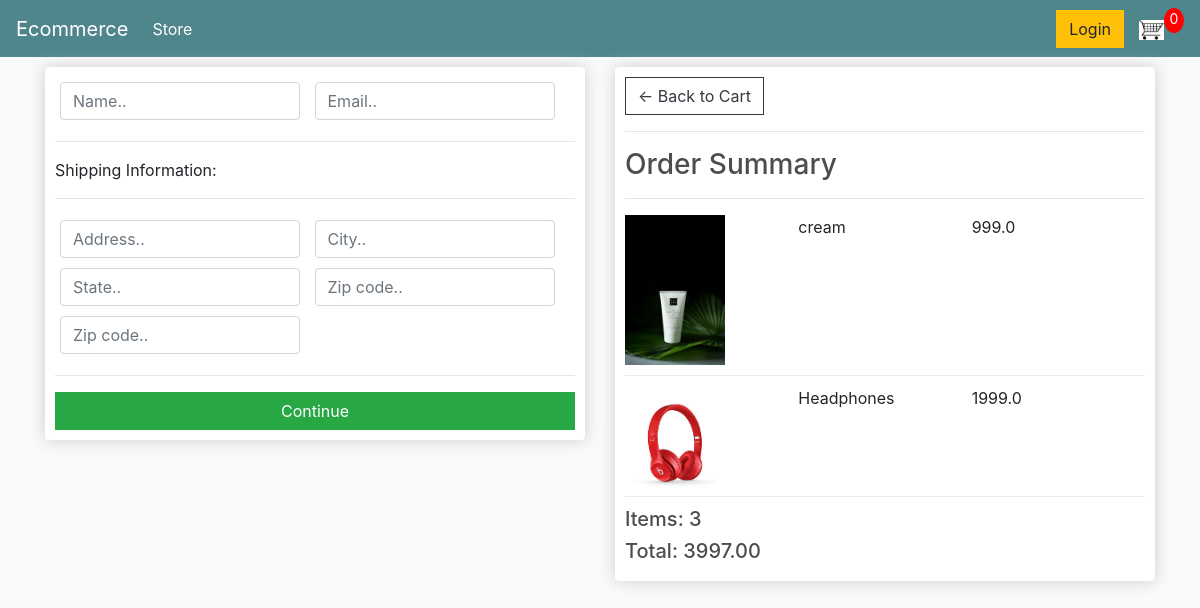
Screenshot of /checkout/ (signed in) with the database file from the repository.
### store/models.py (models this page shows, shortened)
class OrderItem(models.Model):
    product = models.ForeignKey(Product, models.SET_NULL, null=True)
    order = models.ForeignKey(Order, models.SET_NULL, null=True)
    quantity = models.IntegerField(default=0, null=True, blank=True)
    date_added = models.DateTimeField(auto_now_add=True)
    @property
    def get_total(self):
        total = self.product.price*self.quantity
        return total

class Product(models.Model):
    name = models.CharField(max_length=200, null=True, blank=True)
    price = models.FloatField()
    digital = models.BooleanField(default=False, null=True, blank=True)
    image = models.ImageField(null=True, blank=True)
    @property
    def imageUrl(self):
        try:
            url = self.image.url
        except:
            url = ''
        return url

class Order(models.Model):
    customer = models.ForeignKey(
        Customer, on_delete=models.SET_NULL, null=True, blank=True)
    date_ordered = models.DateTimeField(auto_now_add=True)
    complete = models.BooleanField(default=False)
    transaction_id = models.CharField(max_length=100, null=True)
    @property
    def get_cart_total(self):
        orderitems = self.orderitem_set.all()
        total = sum([item.get_total for item in orderitems])
        return total
    @property
    def get_cart_items(self):
        orderitems = self.orderitem_set.all()
        total = sum([item.quantity for item in orderitems])
        return total

### store/views.py (the view)
# urls.py: path('checkout/', views.checkout, name='checkout'),
def checkout(request):
    if request.user.is_authenticated:
        customer = request.user.customer
        order, created = Order.objects.get_or_create(
            customer=customer, complete=False)
        items = order.orderitem_set.all()
    else:
        items = []
        context = {'get_cart_total': 0, 'get_cart_items': 0}
    context = {'items': items, 'order': order}
    return render(request, 'store/checkout.html', context)

### store/templates/store/checkout.html (shortened to what this page needs)
{% extends 'store/main.html' %}
{% load static %}
{% block content %}
<div class="row">
    <div class="col-lg-6">
        <div class="box-element" id="form-wrapper">
            <form id="form">
                <div id="user-info">
                    <div class="form-field">
                        <input required class="form-control" type="text" name="name" placeholder="Name..">
                    </div>
                    <div class="form-field">
                        <input required class="form-control" type="email" name="email" placeholder="Email..">
                    </div>
                </div>
                <div id="shipping-info">
                    <hr>
                    <p>Shipping Information:</p>
                    <hr>
                    <div class="form-field">
                        <input class="form-control" type="text" name="address" placeholder="Address..">
                    </div>
                    <div class="form-field">
                        <input class="form-control" type="text" name="city" placeholder="City..">
                    </div>
                    <div class="form-field">
                        <input class="form-control" type="text" name="state" placeholder="State..">
                    </div>
                    <div class="form-field">
                        <input class="form-control" type="text" name="zipcode" placeholder="Zip code..">
                    </div>
                    <div class="form-field">
                        <input class="form-control" type="text" name="country" placeholder="Zip code..">
                    </div>
                </div>
                <hr>
                <input id="form-button" class="btn btn-success btn-block" type="submit" value="Continue">
            </form>
        </div>
        <br>
    </div>
    <div class="col-lg-6">
        <div class="box-element">
            <a class="btn btn-outline-dark" href="{% url 'cart' %}">&#x2190; Back to Cart</a>
            <hr>
            <h3>Order Summary</h3>
            <hr>
            {% for item in items %}
            <div class="cart-row">
                <div style="flex:2"><img class="row-image" src="{{item.product.imageUrl}}"></div>
                <div style="flex:2">
                    <p>{{item.product.name}}</p>
                </div>
                <div style="flex:1">
                    <p>{{item.product.price}}</p>
                </div>
                <div style="flex:1">
                </div>
            </div>
            {% endfor %}
            <h5>Items: {{order.get_cart_items}}</h5>
            <h5>Total: {{order.get_cart_total|floatformat:2}}</h5>
        </div>
    </div>
</div>
</div>
{% endblock content %}

### store/static/css/main.css (style rules this page uses)
body { background-color: hsl(0, 0%, 98%); }
h1,h2,h3,h4,h5,h6 { color:hsl(0, 0%, 30%); }
.box-element { box-shadow:hsl(0, 0%, 80%) 0 0 16px; background-color: #fff; border-radius: 4px; padding: 10px; }
.col-lg-4, .col-lg-6, .col-lg-8, .col-lg-12 { margin-top: 10px; }
.btn { border-radius: 0; }
.row-image { width: 100px; }
.form-field { width:250px; display: inline-block; padding: 5px; }
.cart-row { display: flex; align-items: flex-stretch; padding-bottom: 10px; margin-bottom: 10px; border-bottom: 1px solid #ececec; }

### rows the page displays
OrderItem: product.imageUrl (picture), product.name "cream", product.price "999.0"
OrderItem: product.imageUrl (picture), product.name "Headphones", product.price "1999.0"
Order: get_cart_items "3", get_cart_total "3997.00"
